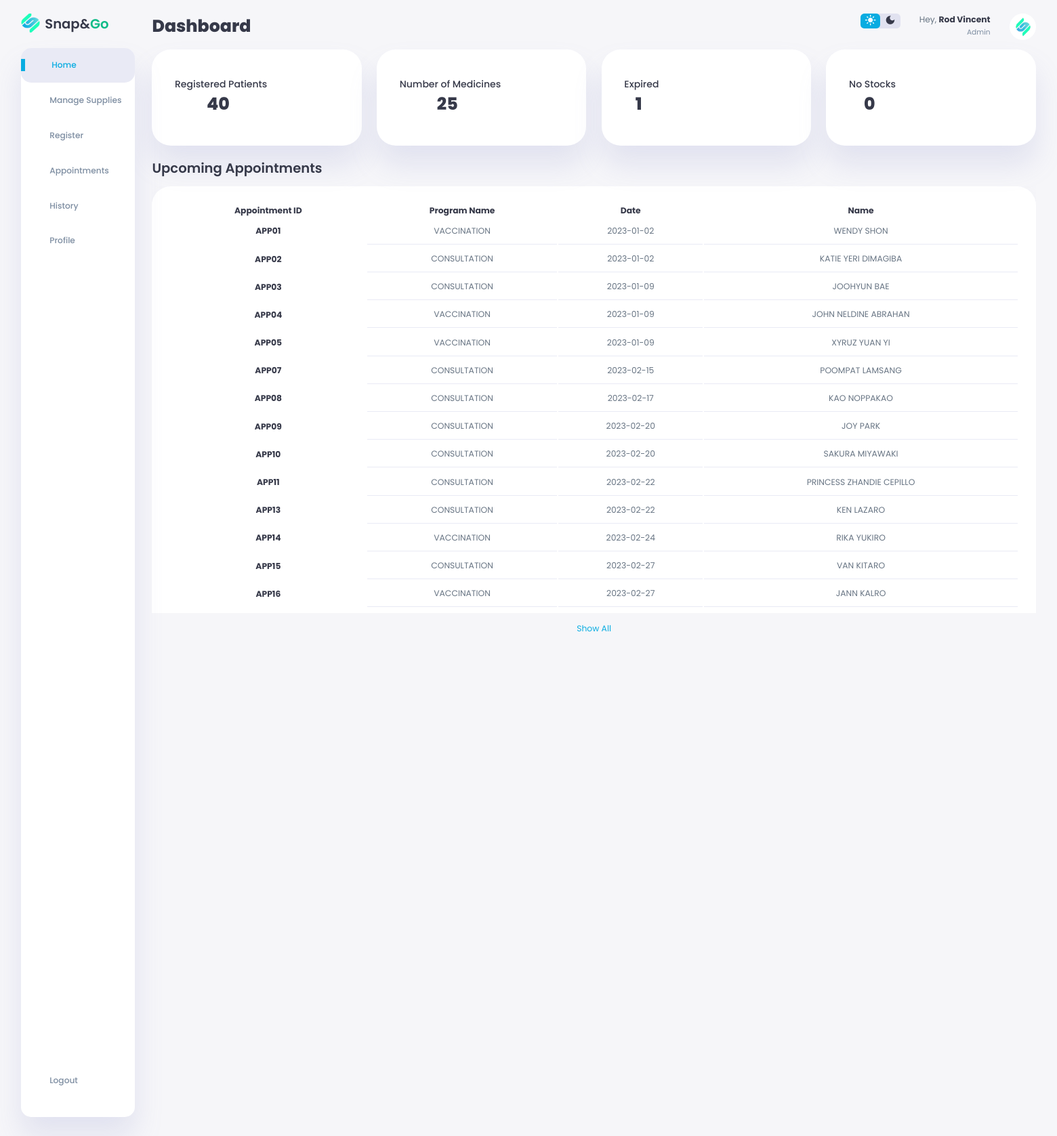
Page /worker/dashboard.php (signed in) on the committed database.
### tables this page shows
CREATE TABLE `usertbl` (
  `UserID` varchar(11) NOT NULL,
  `Profile` varchar(255) NOT NULL,
  `UserType` varchar(255) NOT NULL,
  `FirstName` varchar(255) NOT NULL,
  `MiddleName` varchar(255) NOT NULL,
  `LastName` varchar(255) NOT NULL,
  `Sex` varchar(255) NOT NULL,
  `Birthday` date NOT NULL,
  `Address` varchar(255) NOT NULL,
  `ContactNumber` varchar(255) NOT NULL,
  `Username` varchar(255) NOT NULL,
  `Password` varchar(255) NOT NULL
);

CREATE TABLE `appointmenttbl` (
  `AppointmentID` varchar(11) NOT NULL,
  `ProgramName` varchar(255) NOT NULL,
  `Date` date NOT NULL,
  `FirstName` varchar(255) NOT NULL,
  `LastName` varchar(255) NOT NULL,
  `Status` varchar(255) NOT NULL,
  `QRCode` varchar(255) NOT NULL
);

### worker/dashboard.php (the view, shortened to what this page needs)
<?php
 include("config.php");
 $userid = $_SESSION['USER_ID'];
 $select = "select * from usertbl where UserID='$userid'";
 $info = mysqli_fetch_array(mysqli_query($conn, $select));
 $usertype = $info['UserType'];
 $fname = $info['FirstName'];
 $patient = "select * from usertbl where UserType='Patient'";
$patient_num = mysqli_num_rows(mysqli_query($conn, $patient));
 $medicine = "select * from medicinetbl";
 $medicine_num = mysqli_num_rows(mysqli_query($conn, $medicine));
 $expMed = "select * from `medicinetbl` where ExpiryDate<='2023-12-07'";
 $expMed_num = mysqli_num_rows(mysqli_query( $conn, $expMed));
 $noStock = "select * from medicinetbl where Quantity='0'";
 $noStock_num = mysqli_num_rows(mysqli_query($conn, $noStock));
 ?>
<!DOCTYPE html>
<html lang="en">
<head>
    <link rel="stylesheet"
        href="https://maxst.icons8.com/vue-static/landings/line-awesome/line-awesome/1.3.0/css/line-awesome.min.css">
    <link rel="stylesheet" href="./assets/css/dashboard.css?v=<?php echo time(); ?>">
</head>
<body>
    <div class="container">
        <aside>
            <div class="toggle">
                <div class="logo">
                    <img src="./assets/images/dashboard/logo.png">
                    <h2>Snap&<span class="danger">Go</span></h2>
                </div>
            </div>
            <div class="sidebar">
                <a href="dashboard.php" class="active">
                    <h3>Home</h3>
                </a>
                <a href="manage_supplies.php">
                    <h3>Manage Supplies</h3>
                </a>
                <a href="register.php">
                    <h3>Register</h3>
                </a>
                <a href="appointments.php">
                    <h3>Appointments</h3>
                </a>
                <a href="history.php">
                    <h3>History</h3>
                </a>
                <a href="profile.php">
                    <h3>Profile</h3>
                </a>
                <a href="logout.php">
                    <h3>Logout</h3>
                </a>
            </div>
        </aside>
        <main>
            <div class="top-nav">
                <div class="title">
                    <h1>Dashboard</h1>
                </div>
                <div class="nav">
                    <div class="dark-mode">
                        <span class="material-icons-sharp active">
                        </span>
                        <span class="material-icons-sharp">
                        </span>
                    </div>
                    <div class="profile">
                        <div class="info">
                            <p>Hey, <b><?php echo $fname ?></b></p>
                            <small class="text-muted"><?php echo $usertype ?></small>
                        </div>
                        <div class="profile-photo">
                            <img src="./assets/images/profile.png">
                        </div>
                    </div>
                </div>
            </div>
            <div class="analyse">
                <div class="sales">
                    <div class="status">
                        <div class="info">
                            <h3>Registered Patients</h3>
                            <h1><?php echo $patient_num?></h1>
                        </div>
                        <div class="progresss">
                            <i class="las la-users"></i>
                        </div>
                    </div>
                </div>
                <div class="visits">
                    <div class="status">
                        <div class="info">
                            <h3>Number of Medicines</h3>
                            <h1><?php echo $medicine_num?></h1>
                        </div>
                        <div class="progresss">
                            <i class="las la-medkit"></i>
                        </div>
                    </div>
                </div>
                <div class="searches">
                    <div class="status">
                        <div class="info">
                            <h3>Expired</h3>
                            <h1><?php echo $expMed_num?></h1>
                        </div>
                        <div class="progresss">
                            <i class="las la-exclamation-triangle"></i>
                        </div>
                    </div>
                </div>
                <div class="searches">
                    <div class="status">
                        <div class="info">
                            <h3>No Stocks</h3>
                            <h1><?php echo $noStock_num?></h1>
                        </div>
                        <div class="progresss">
                            <i class="las la-times-circle"></i>
                        </div>
                    </div>
                </div>
            </div>
            <div class="recent-orders">
                <h2>Upcoming Appointments</h2>
                <div style="max-height:45rem;overflow-y:scroll;">
                <table>
                    <thead>
                        <th>Appointment ID</th>
                        <th>Program Name</th>
                        <th>Date</th>
                        <th>Name</th>
                    </thead>
                    <tbody>
                        <?php
                           $select = "select * from appointmenttbl where Status='Approved'";
                           $result = mysqli_query($conn,$select);
                           $num_row = mysqli_num_rows($result);
                           if ($num_row > 0) {
                            if ($result) {
                                while ($row = mysqli_fetch_assoc($result)) {
                                    $id = $row['AppointmentID'];
                                    $progname = $row['ProgramName'];
                                    $fname = $row['FirstName'];
                                    $lname = $row['LastName'];
                                    $date = $row['Date'];
                                    ?>
                        <tr>
                            <th scope="row"><?php echo $id ?></th>
                            <td><?php echo $progname ?></td>
                            <td><?php echo $date ?></td>
                            <td><?php echo $fname . ' ' . $lname ?></td>
                        </tr>
                        <?php   }
                             }
                        }?>
                    </tbody>
                </table>
                </div>
                <a href="appointments.php">Show All</a>
            </div>
        </main>
    </div>
</body>
</html>

### rows in the picture
usertbl: FirstName "Rod Vincent", UserType "Admin"
appointmenttbl: AppointmentID "APP01", ProgramName "VACCINATION", Date "2023-01-02", FirstName "WENDY", LastName "SHON"
appointmenttbl: AppointmentID "APP02", ProgramName "CONSULTATION", Date "2023-01-02", FirstName "KATIE YERI", LastName "DIMAGIBA"
appointmenttbl: AppointmentID "APP03", ProgramName "CONSULTATION", Date "2023-01-09", FirstName "JOOHYUN", LastName "BAE"
appointmenttbl: AppointmentID "APP04", ProgramName "VACCINATION", Date "2023-01-09", FirstName "JOHN NELDINE", LastName "ABRAHAN"
appointmenttbl: AppointmentID "APP05", ProgramName "VACCINATION", Date "2023-01-09", FirstName "XYRUZ YUAN", LastName "YI"
appointmenttbl: AppointmentID "APP07", ProgramName "CONSULTATION", Date "2023-02-15", FirstName "POOMPAT", LastName "LAMSANG"
appointmenttbl: AppointmentID "APP08", ProgramName "CONSULTATION", Date "2023-02-17", FirstName "KAO", LastName "NOPPAKAO"
appointmenttbl: AppointmentID "APP09", ProgramName "CONSULTATION", Date "2023-02-20", FirstName "JOY", LastName "PARK"
appointmenttbl: AppointmentID "APP10", ProgramName "CONSULTATION", Date "2023-02-20", FirstName "SAKURA", LastName "MIYAWAKI"
appointmenttbl: AppointmentID "APP11", ProgramName "CONSULTATION", Date "2023-02-22", FirstName "PRINCESS ZHANDIE", LastName "CEPILLO"
appointmenttbl: AppointmentID "APP13", ProgramName "CONSULTATION", Date "2023-02-22", FirstName "KEN", LastName "LAZARO"
appointmenttbl: AppointmentID "APP14", ProgramName "VACCINATION", Date "2023-02-24", FirstName "RIKA", LastName "YUKIRO"
appointmenttbl: AppointmentID "APP15", ProgramName "CONSULTATION", Date "2023-02-27", FirstName "VAN", LastName "KITARO"
appointmenttbl: AppointmentID "APP16", ProgramName "VACCINATION", Date "2023-02-27", FirstName "JANN", LastName "KALRO"

### other values in the picture
$patient_num "40"
$medicine_num "25"
$expMed_num "1"
$noStock_num "0"
